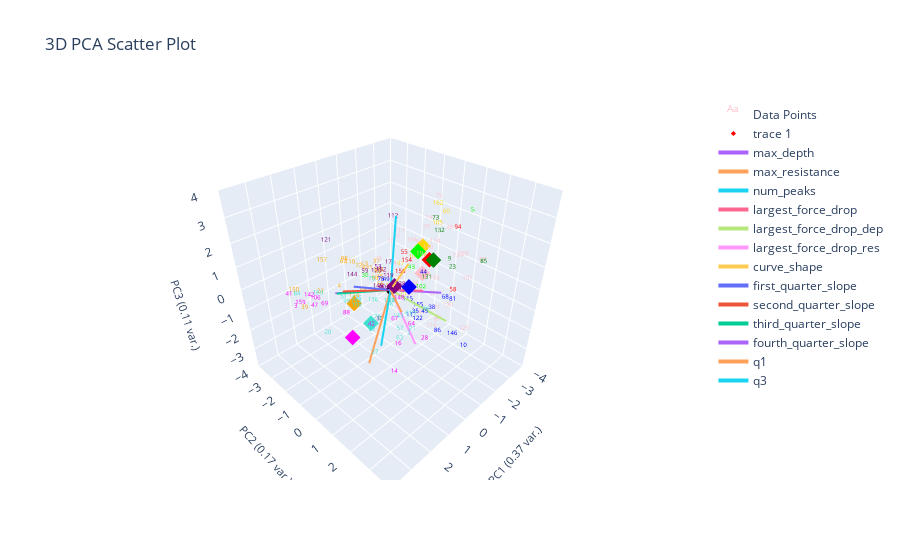

The notebook cell this image was saved under:
### Markdown cell above
# Plot Un-corrected Labeling

### Code cell
plotting.plot_clusters_seperately(pseudo_labeled_data[f'pseudo_{ylabel_name}_nums'],
                                  curve_data, ylabel_name, cluster_category_names=list(ylabel_to_cluster_num.keys()),
                                  pseudo_corrections=marions_labeled_data)
plotting.plot_clusters_seperately(pseudo_labeled_data[f'pseudo_{ylabel_name}_nums'],
                                  curve_data, ylabel_name, cluster_category_names=list(ylabel_to_cluster_num.keys()),)
plotting.plot_clusters_seperately(pseudo_labeled_data[f'pseudo_{ylabel_name}_nums'],
                                  curve_data, ylabel_name, cluster_category_names=list(ylabel_to_cluster_num.keys()),
                                  bold_idxs=marions_labeled_data.index)
plotting.plot_pca(pseudo_labeled_data, pseudo_labeled_data[f'pseudo_{ylabel_name}_nums'], graph_title="Clustering Un-corrected Pseudo Labeled Data", num_pc=3, ylabel_name=ylabel_name, centroids=label_centroids)

### Figure 1 — Plotly figure (JSON) as saved in the notebook; plotly's stock layout.template omitted (floating-point values rounded to 4 significant figures; data arrays with more than 128 entries replaced by an {"elided": "..."} marker saying what was removed)
{"data": [{"mode": "text", "name": "Data Points", "text": {"elided": "164 str values"}, "textfont": {"color": {"elided": "164 str values"}, "size": 6}, "type": "scatter3d", "x": {"elided": "164 float values"}, "y": {"elided": "164 float values"}, "z": {"elided": "164 float values"}}, {"marker": {"color": ["red", "gold", "blue", "green", "purple", "pink", "turquoise", "orange", "lime", "magenta"], "size": 4, "symbol": "diamond"}, "mode": "markers", "type": "scatter3d", "x": [-1.924, -2.826, -0.3586, -1.239, 0.05557, -1.769, 1.426, 0.6059, -2.141, 2.632], "y": [0.2236, -0.9174, 0.6055, 0.9765, 0.2545, 0.02308, 0.4205, -1.46, -0.5726, 0.8198], "z": [0.6067, 0.39, 0.2685, 1.215, 0.343, -0.04599, -0.539, -1.081, 0.5626, -0.2277]}, {"marker": {"color": "black", "size": 3}, "mode": "markers", "name": "Origin", "showlegend": false, "type": "scatter3d", "x": [0], "y": [0], "z": [0]}, {"line": {"width": 4}, "mode": "lines+text", "name": "max_depth", "textposition": "top center", "type": "scatter3d", "x": [0, -1.799], "y": [0, 1.027], "z": [0, -0.518]}, {"line": {"width": 4}, "mode": "lines+text", "name": "max_resistance", "textposition": "top center", "type": "scatter3d", "x": [0, 1.387], "y": [0, 0.2026], "z": [0, -2.715]}, {"line": {"width": 4}, "mode": "lines+text", "name": "num_peaks", "textposition": "top center", "type": "scatter3d", "x": [0, -0.6018], "y": [0, -0.3279], "z": [0, 2.753]}, {"line": {"width": 4}, "mode": "lines+text", "name": "largest_force_drop", "textposition": "top center", "type": "scatter3d", "x": [0, -1.041], "y": [0, 0.7218], "z": [0, -0.1945]}, {"line": {"width": 4}, "mode": "lines+text", "name": "largest_force_drop_dep", "textposition": "top center", "type": "scatter3d", "x": [0, -0.8439], "y": [0, 2.083], "z": [0, -0.8001]}, {"line": {"width": 4}, "mode": "lines+text", "name": "largest_force_drop_res", "textposition": "top center", "type": "scatter3d", "x": [0, 1.041], "y": [0, 2.251], "z": [0, -0.6334]}, {"line": {"width": 4}, "mode": "lines+text", "name": "curve_shape", "textposition": "top center", "type": "scatter3d", "x": [0, 0.9028], "y": [0, 1.71], "z": [0, 2.323]}, {"line": {"width": 4}, "mode": "lines+text", "name": "first_quarter_slope", "textposition": "top center", "type": "scatter3d", "x": [0, 1.864], "y": [0, 0.1017], "z": [0, 1.122]}, {"line": {"width": 4}, "mode": "lines+text", "name": "second_quarter_slope", "textposition": "top center", "type": "scatter3d", "x": [0, 1.893], "y": [0, -0.4758], "z": [0, 0.6455]}, {"line": {"width": 4}, "mode": "lines+text", "name": "third_quarter_slope", "textposition": "top center", "type": "scatter3d", "x": [0, 1.734], "y": [0, -1.043], "z": [0, 0.1826]}, {"line": {"width": 4}, "mode": "lines+text", "name": "fourth_quarter_slope", "textposition": "top center", "type": "scatter3d", "x": [0, 0.9662], "y": [0, -2.17], "z": [0, -0.7645]}, {"line": {"width": 4}, "mode": "lines+text", "name": "q1", "textposition": "top center", "type": "scatter3d", "x": [0, 1.245], "y": [0, 1.766], "z": [0, 0.5969]}, {"line": {"width": 4}, "mode": "lines+text", "name": "q3", "textposition": "top center", "type": "scatter3d", "x": [0, 1.799], "y": [0, 1.34], "z": [0, -0.8105]}], "layout": {"autosize": true, "scene": {"aspectmode": "cube", "xaxis": {"range": [-4, 4], "title": {"font": {"size": 11}, "text": "PC1 (0.37 var.)"}}, "yaxis": {"range": [-4, 4], "title": {"font": {"size": 11}, "text": "PC2 (0.17 var.)"}}, "zaxis": {"range": [-4, 4], "title": {"font": {"size": 11}, "text": "PC3 (0.11 var.)"}}}, "title": {"text": "3D PCA Scatter Plot"}}}
